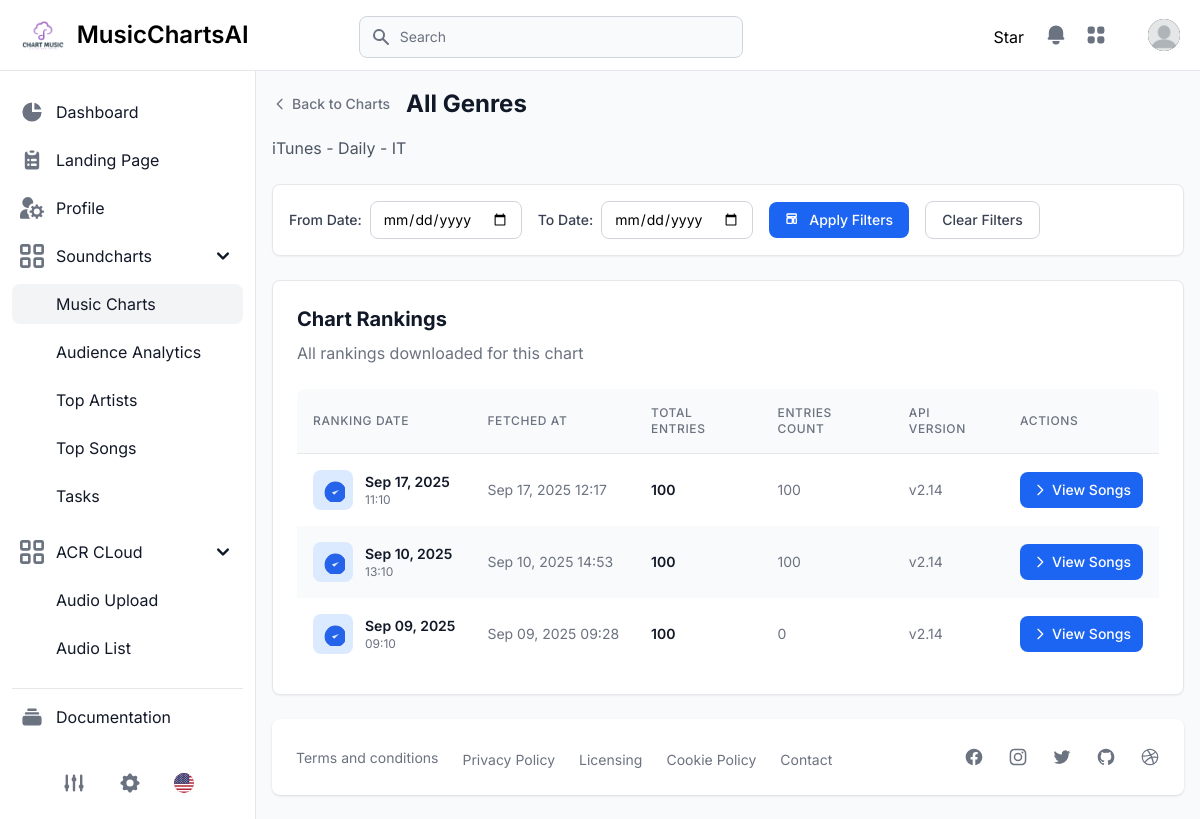
Screenshot of /charts/17/rankings/ (signed in) with the database file from the repository.
### apps/soundcharts/models.py (models this page shows, shortened)
class Chart(models.Model):
    name = models.CharField(max_length=255)
    slug = models.CharField(max_length=255, default="")
    type = models.CharField(max_length=100, default="song")
    frequency = models.CharField(max_length=100, default="weekly")
    country_code = models.CharField(max_length=2, default="IT")
    platform = models.ForeignKey(Platform, on_delete=models.CASCADE, null=True)
    web_url = models.CharField(max_length=255, default="")
    created_at = models.DateTimeField(auto_now_add=True)
    updated_at = models.DateTimeField(auto_now=True)

class Platform(models.Model):
    name = models.CharField(max_length=255)
    slug = models.CharField(max_length=255)
    platform_type = models.CharField(max_length=50, choices=[
        ('audience', 'Audience'),
        ('streaming', 'Streaming'),
        ('song_chart', 'Song Chart'),
        ('artist_chart', 'Artist Chart'),
        ('album_chart', 'Album Chart'),
        ('playlist', 'Playlist'),
        ('radio', 'Radio'),
        ('other', 'Other'),
    ], default='streaming', help_text="Type of platform")
    audience_metric_name = models.CharField(max_length=100, default="Listeners",
                                         help_text="Name of the audience metric (e.g., 'Listeners', 'Followers')")
    platform_identifier = models.CharField(max_length=255, blank=True,
                                        help_text="Platform-specific identifier (e.g., 'spotify', 'apple_music')")
    created_at = models.DateTimeField(auto_now_add=True)
    updated_at = models.DateTimeField(auto_now=True)

class ChartRanking(models.Model):
    chart = models.ForeignKey(Chart, on_delete=models.SET_NULL, related_name="rankings", null=True)
    ranking_date = models.DateTimeField(
        help_text="Date when this ranking was published"
    )
    fetched_at = models.DateTimeField(
        auto_now_add=True, help_text="When this ranking was fetched from API"
    )
    total_entries = models.IntegerField(
        default=0, help_text="Total number of entries in this ranking"
    )
    api_version = models.CharField(
        max_length=50, blank=True, help_text="API version used"
    )
    class Meta:
        constraints = [
            models.UniqueConstraint(
                fields=["chart", "ranking_date"], name="unique_chart_ranking_date"
            )
        ]
        ordering = ["-ranking_date"]
        verbose_name = "Chart Ranking"
        verbose_name_plural = "Chart Rankings"
    @property
    def entries_count(self):
        return self.entries.count()

### apps/pages/views.py (the view)
# urls.py: path("charts/<int:chart_id>/rankings/", views.chart_rankings, name="chart_rankings"),
@login_required(login_url='/users/signin/')
def chart_rankings(request, chart_id):
    chart = get_object_or_404(Chart, id=chart_id)
    date_from = request.GET.get('date_from', '')
    date_to = request.GET.get('date_to', '')
    rankings = ChartRanking.objects.filter(chart=chart).order_by('-ranking_date')
    if date_from:
        rankings = rankings.filter(ranking_date__date__gte=date_from)
    if date_to:
        rankings = rankings.filter(ranking_date__date__lte=date_to)
    context = {
        'segment': 'charts',
        'chart': chart,
        'rankings': rankings,
        'current_filters': {
            'date_from': date_from,
            'date_to': date_to,
        }
    }
    return render(request, "dashboard/chart_rankings_table.html", context)

### templates/dashboard/chart_rankings_table.html (shortened to what this page needs)
{% extends "layouts/base.html" %}
{% load static %}
{% block content %}
<main>
  <div class="px-4 pt-6">
    <div class="mb-6">
      <div class="flex items-center mb-4">
        <a href="{% url 'charts_list' %}" class="inline-flex items-center text-sm font-medium text-gray-500 hover:text-gray-700 dark:text-gray-400 dark:hover:text-white mr-4">
          <svg class="w-4 h-4 mr-1" fill="none" stroke="currentColor" viewBox="0 0 24 24">
            <path stroke-linecap="round" stroke-linejoin="round" stroke-width="2" d="M15 19l-7-7 7-7"></path>
          </svg>
          Back to Charts
        </a>
        <h1 class="text-2xl font-bold text-gray-900 dark:text-white">{{ chart.name }}</h1>
      </div>
      <p class="text-gray-600 dark:text-gray-400">{{ chart.platform.name }} - {{ chart.frequency|title }} - {{ chart.country_code }}</p>
    </div>
    <div class="mb-6 p-4 bg-white border border-gray-200 rounded-lg shadow-sm dark:border-gray-700 dark:bg-gray-800">
      <form method="get" class="flex flex-wrap items-center gap-4">
        <div class="flex items-center space-x-2">
          <label for="date_from" class="text-sm font-medium text-gray-700 dark:text-gray-300">From Date:</label>
          <input type="date" name="date_from" id="date_from" value="{{ current_filters.date_from }}"
                 class="text-sm border border-gray-300 rounded-lg px-3 py-2 dark:bg-gray-700 dark:border-gray-600 dark:text-white">
        </div>
        <div class="flex items-center space-x-2">
          <label for="date_to" class="text-sm font-medium text-gray-700 dark:text-gray-300">To Date:</label>
          <input type="date" name="date_to" id="date_to" value="{{ current_filters.date_to }}"
                 class="text-sm border border-gray-300 rounded-lg px-3 py-2 dark:bg-gray-700 dark:border-gray-600 dark:text-white">
        </div>
        <button type="submit" class="inline-flex items-center px-4 py-2 text-sm font-medium text-white bg-blue-600 rounded-lg hover:bg-blue-700 focus:ring-4 focus:ring-blue-300 dark:bg-blue-600 dark:hover:bg-blue-700 dark:focus:ring-blue-800">
          Apply Filters
        </button>
        <a href="{% url 'chart_rankings' chart.id %}" class="inline-flex items-center px-4 py-2 text-sm font-medium text-gray-700 bg-white border border-gray-300 rounded-lg hover:bg-gray-100 dark:bg-gray-800 dark:text-white dark:border-gray-600 dark:hover:bg-gray-700">
          Clear Filters
        </a>
      </form>
    </div>
    <div class="p-4 bg-white border border-gray-200 rounded-lg shadow-sm dark:border-gray-700 sm:p-6 dark:bg-gray-800">
      <div class="items-center justify-between lg:flex">
        <div class="mb-4 lg:mb-0">
          <h3 class="mb-2 text-xl font-bold text-gray-900 dark:text-white">Chart Rankings</h3>
          <span class="text-base font-normal text-gray-500 dark:text-gray-400">All rankings downloaded for this chart</span>
        </div>
      </div>
      <div class="flex flex-col mt-6">
        <div class="overflow-x-auto rounded-lg">
          <div class="inline-block min-w-full align-middle">
            <div class="overflow-hidden shadow sm:rounded-lg">
              <table class="min-w-full divide-y divide-gray-200 dark:divide-gray-600">
                <thead class="bg-gray-50 dark:bg-gray-700">
                  <tr>
                    <th scope="col" class="p-4 text-xs font-medium tracking-wider text-left text-gray-500 uppercase dark:text-white">
                      Ranking Date
                    </th>
                    <th scope="col" class="p-4 text-xs font-medium tracking-wider text-left text-gray-500 uppercase dark:text-white">
                      Fetched At
                    </th>
                    <th scope="col" class="p-4 text-xs font-medium tracking-wider text-left text-gray-500 uppercase dark:text-white">
                      Total Entries
                    </th>
                    <th scope="col" class="p-4 text-xs font-medium tracking-wider text-left text-gray-500 uppercase dark:text-white">
                      Entries Count
                    </th>
                    <th scope="col" class="p-4 text-xs font-medium tracking-wider text-left text-gray-500 uppercase dark:text-white">
                      API Version
                    </th>
                    <th scope="col" class="p-4 text-xs font-medium tracking-wider text-left text-gray-500 uppercase dark:text-white">
                      Actions
                    </th>
                  </tr>
                </thead>
                <tbody class="bg-white dark:bg-gray-800">
                  {% for ranking in rankings %}
                  <tr class="{% cycle '' 'bg-gray-50 dark:bg-gray-700' %}">
                    <td class="p-4 text-sm font-normal text-gray-900 whitespace-nowrap dark:text-white">
                      <div class="flex items-center">
                        <div class="flex-shrink-0 w-10 h-10 bg-primary-100 dark:bg-primary-900 rounded-lg flex items-center justify-center mr-3">
                          <svg class="w-6 h-6 text-primary-600 dark:text-primary-400" fill="currentColor" viewBox="0 0 20 20">
                            <path d="M9 12l2 2 4-4m6 2a9 9 0 11-18 0 9 9 0 0118 0z"></path>
                          </svg>
                        </div>
                        <div>
                          <div class="font-semibold">{{ ranking.ranking_date|date:"M d, Y" }}</div>
                          <div class="text-xs text-gray-500 dark:text-gray-400">{{ ranking.ranking_date|time:"H:i" }}</div>
                        </div>
                      </div>
                    </td>
                    <td class="p-4 text-sm font-normal text-gray-500 whitespace-nowrap dark:text-gray-400">
                      {{ ranking.fetched_at|date:"M d, Y H:i" }}
                    </td>
                    <td class="p-4 text-sm font-semibold text-gray-900 whitespace-nowrap dark:text-white">
                      {{ ranking.total_entries }}
                    </td>
                    <td class="p-4 text-sm font-normal text-gray-500 whitespace-nowrap dark:text-gray-400">
                      {{ ranking.entries_count }}
                    </td>
                    <td class="p-4 text-sm font-normal text-gray-500 whitespace-nowrap dark:text-gray-400">
                      {{ ranking.api_version|default:"N/A" }}
                    </td>
                    <td class="p-4 whitespace-nowrap">
                      <a href="{% url 'ranking_songs' ranking.id %}"
                         class="inline-flex items-center px-3 py-2 text-sm font-medium text-white bg-blue-600 rounded-lg hover:bg-blue-700 focus:ring-4 focus:ring-blue-300 dark:bg-green-600 dark:hover:bg-green-700 dark:focus:ring-green-800">
                        <svg class="w-4 h-4 mr-1" fill="none" stroke="currentColor" viewBox="0 0 24 24">
                          <path stroke-linecap="round" stroke-linejoin="round" stroke-width="2" d="M9 5l7 7-7 7"></path>
                        </svg>
                        View Songs
                      </a>
                    </td>
                  </tr>
                  {% empty %}
                  <tr>
                    <td colspan="6" class="p-4 text-center text-gray-500 dark:text-gray-400">
                      No rankings found for this chart.
                    </td>
                  </tr>
                  {% endfor %}
                </tbody>
              </table>
            </div>
          </div>
        </div>
      </div>
    </div>
  </div>
</main>
{% endblock content %}

### rows the page displays
Chart: name "All Genres", platform.name "iTunes", frequency "Daily", country_code "IT"
ChartRanking: ranking_date "Sep 17, 2025", ranking_date "11:10", fetched_at "Sep 17, 2025 12:17", total_entries "100", entries_count "100", api_version "v2.14"
ChartRanking: ranking_date "Sep 10, 2025", ranking_date "13:10", fetched_at "Sep 10, 2025 14:53", total_entries "100", entries_count "100", api_version "v2.14"
ChartRanking: ranking_date "Sep 09, 2025", ranking_date "09:10", fetched_at "Sep 09, 2025 09:28", total_entries "100", entries_count "0", api_version "v2.14"
